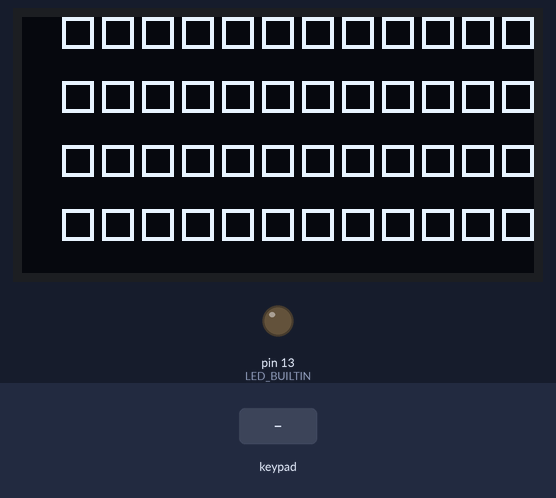
Bench run of a sketch on a simulated Arduino Uno, built with avr-gcc and run on an emulated ATmega328P. Shown: 128×64 one-colour display, output pins drawn as LEDs (lit = HIGH). The inputs (shaded band) are chosen by the test bench. What the sketch prints to the serial monitor is not drawn.

Above: at 1.2 s.
1.3 s: keypad keys 1 2 pressed 0.4 s apart
At 1.43 s:
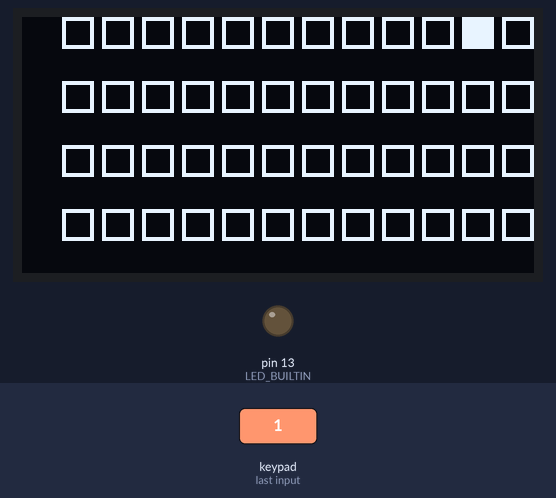
3.6 s: key '0' pressed
At 3.72 s:
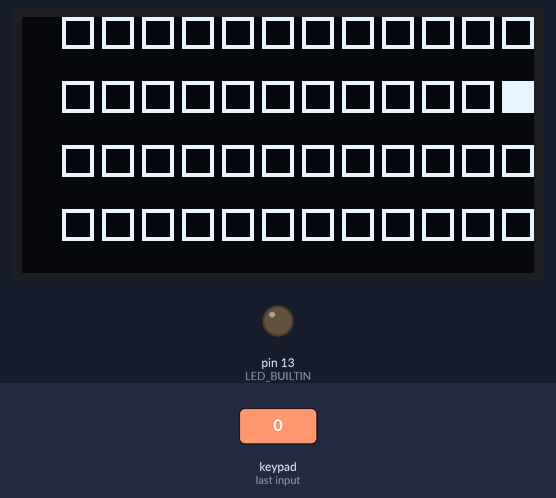
5.3 s: key '3' pressed
At 5.44 s:
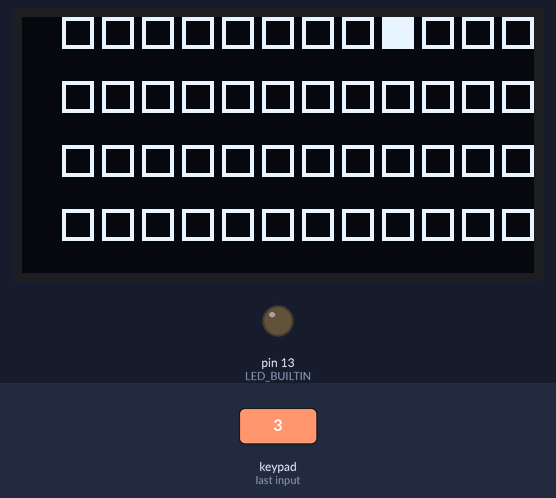
7.0 s: keypad keys 1 2 A pressed 0.4 s apart
At 7.12 s:
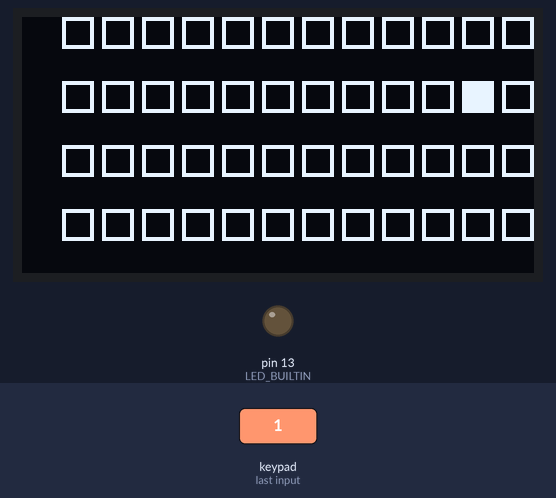
Timing chart, 0 to 10.0 s (numbered marks = the images above; inputs shaded):
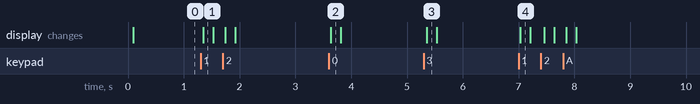

The sketch:

MPR121_Displayer.ino
```cpp
#include "Adafruit_MPR121.h"
#include <SPI.h>
#include <Wire.h>
#include <Adafruit_GFX.h>
#include <Adafruit_SSD1306.h>

#ifndef _BV
#define _BV(bit) (1 << (bit))
#endif

#define SCREEN_ADDRESS 0x3C
#define NUM_CAPS 4

Adafruit_MPR121 caps[NUM_CAPS];
Adafruit_SSD1306 display(128, 64, &Wire, 4);

void setup() {
  Serial.begin(115200);

  display.begin(SSD1306_SWITCHCAPVCC, SCREEN_ADDRESS);
  display.clearDisplay();
  display.display();

  for(int i = 0; i < NUM_CAPS; i ++){
    caps[i] = Adafruit_MPR121();
    caps[i].begin(0x5A + i);
  }
  pinMode(LED_BUILTIN, OUTPUT);
}

void getTouches(bool touches[], uint16_t reading){
  for(int i = 0; i < 12; i ++){
    touches[i] = reading & _BV(i);
  }
}

void loop() {

  display.clearDisplay();

  bool vals[NUM_CAPS][12];
  for(int i = 0; i < NUM_CAPS; i ++){
    getTouches(vals[i], caps[i].touched());

    for(int j = 0; j < 12; j ++){
      if(vals[i][j]){
        display.fillRect((display.width() / 12) * (12 - j), (display.height() / NUM_CAPS) * i, (display.width() / 16), (display.width() / 16), SSD1306_WHITE);
        Serial.println(i);
      }
      else
        display.drawRect((display.width() / 12) * (12 - j), (display.height() / NUM_CAPS) * i, (display.width() / 16), (display.width() / 16), SSD1306_WHITE);
    }
  }
  display.display();

}
```

Measured:
- after the input at 1.3 s, the display: changes after 0.05 s (image 1)
- after the input at 3.6 s, the display: changes at once (image 2)
- after the input at 5.3 s, the display: changes after 0.05 s (image 3)
- after the input at 7.0 s, the display: changes at once (image 4)
